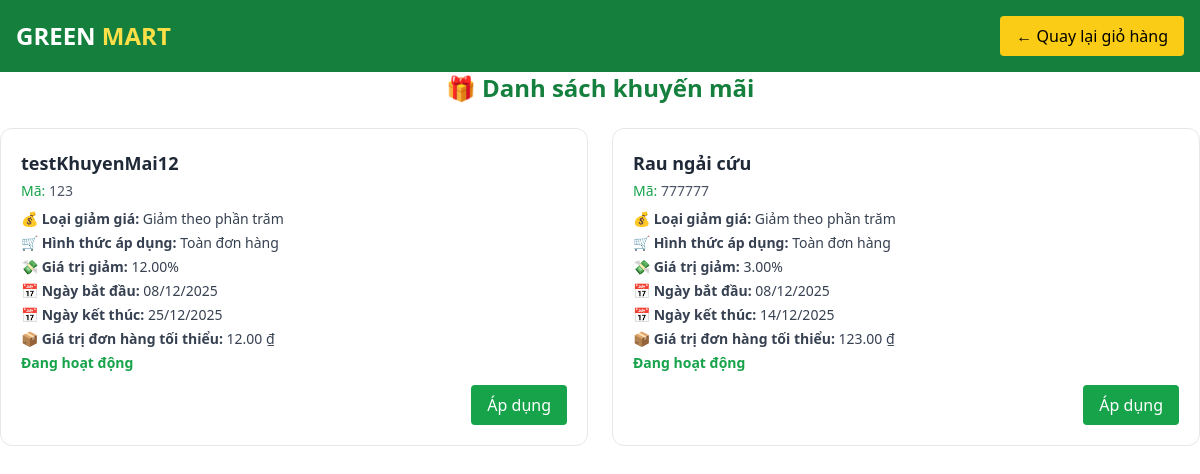
/promotions/ (signed in), run on the app's committed database.
### app/models.py (models this page shows, shortened)
class Promotion(models.Model):
    DISCOUNT_TYPE_CHOICES = [
        ('money', 'Giảm theo số tiền'),
        ('percent', 'Giảm theo phần trăm'),
    ]
    APPLY_TYPE_CHOICES = [
        ('product', 'Theo sản phẩm'),
        ('category', 'Theo danh mục'),
        ('order', 'Toàn đơn hàng'),
    ]
    user = models.ForeignKey(User, on_delete=models.CASCADE, blank=True, null=True, related_name="promotions")
    name = models.CharField(max_length=100)
    code = models.CharField(max_length=20, unique=True)
    discount_type = models.CharField(max_length=10, choices=DISCOUNT_TYPE_CHOICES)
    discount_value = models.DecimalField(max_digits=100000000, decimal_places=2)
    apply_type = models.CharField(max_length=10, choices=APPLY_TYPE_CHOICES, default='order')
    products = models.ManyToManyField('Product', blank=True)
    categories = models.ManyToManyField('Category', blank=True)
    start_date = models.DateTimeField(auto_now_add=True)
    end_date = models.DateTimeField()
    is_active = models.BooleanField(default=True)
    min_order_value = models.DecimalField(max_digits=10, decimal_places=2, default=0)

### app/views.py (the view)
# urls.py: path('promotions/', views.promotion_list, name='promotion_list'),
def promotion_list(request):
    promotions = Promotion.objects.filter(is_active=True)
    order = get_cart(request)
    return render(request, 'promotions_list.html', {
        'promotions': promotions,
        'order': order,
    })

### app/views.py (called while the page is built, shortened)
def get_cart(request):
    if request.user.is_authenticated:
        order, _ = Order.objects.get_or_create(
            customer=request.user,
            complete=False,
        )
    return order

### app/templates/promotions_list.html (shortened to what this page needs)
<!DOCTYPE html>
<html lang="en">
<head>
    <script src="https://cdn.tailwindcss.com"></script>
</head>
<header class="bg-green-700 text-white p-4 flex justify-between items-center">
    <a href="{% url 'home' %}" class="text-2xl font-bold">GREEN <span class="text-yellow-300">MART</span></a>
    <a href="{% url 'cart' %}" class="bg-yellow-400 text-black px-4 py-2 rounded hover:bg-yellow-300">
      ← Quay lại giỏ hàng
    </a>
  </header>
<body>
    <h2 class="text-2xl font-bold text-green-700 mb-6 text-center">🎁 Danh sách khuyến mãi</h2>
{% if promotions %}
<div class="grid md:grid-cols-2 gap-6">
      {% for promo in promotions %}
        <div class="border border-gray-200 rounded-xl p-5 hover:shadow-md transition">
          <h3 class="text-lg font-semibold text-gray-800 mb-1">{{ promo.name }}</h3>
          <p class="text-sm text-gray-600 mb-2">
            <span class="font-medium text-green-600">Mã:</span> {{ promo.code }}
          </p>
          <ul class="text-sm text-gray-700 space-y-1">
            <li>💰 <span class="font-semibold">Loại giảm giá:</span> {{ promo.get_discount_type_display }}</li>
            <li>🛒 <span class="font-semibold">Hình thức áp dụng:</span> {{ promo.get_apply_type_display }}</li>
            <li>💸 <span class="font-semibold">Giá trị giảm:</span>
              {% if promo.discount_type == 'percent' %}
                {{ promo.discount_value }}%
              {% else %}
                {{ promo.discount_value }} ₫
              {% endif %}
            </li>
            <li>📅 <span class="font-semibold">Ngày bắt đầu:</span> {{ promo.start_date|date:"d/m/Y" }}</li>
            <li>📅 <span class="font-semibold">Ngày kết thúc:</span> {{ promo.end_date|date:"d/m/Y" }}</li>
            <li>📦 <span class="font-semibold">Giá trị đơn hàng tối thiểu:</span> {{ promo.min_order_value }} ₫</li>
            <li>
              {% if promo.is_active %}
                <span class="text-green-600 font-semibold">Đang hoạt động</span>
              {% else %}
                <span class="text-red-500 font-semibold">Hết hạn</span>
              {% endif %}
            </li>
          </ul>
          <div class="mt-3 text-right">
          {% if order.promotion and order.promotion.id == promo.id %}
            <form method="post" action="{% url 'cancel_promotion' promo.id %}" class="mt-3">
            {% csrf_token %}
              <button type="submit" class="bg-red-600 text-white px-4 py-2 rounded hover:bg-green-500">
                Hủy Áp dụng
              </button>
            </form>
            {% else %}
            <form method="post" action="{% url 'use_promotion' promo.id %}" class="mt-3">
              <button type="submit" class="bg-green-600 text-white px-4 py-2 rounded hover:bg-green-500">
                Áp dụng
              </button>
            </form>
          {% endif %}
          </div>
        </div>
      {% endfor %}
    </div>
  {% else %}
    <p class="text-gray-600 text-center">Không có khuyến mãi nào.</p>
  {% endif %}
</body>
</html>

### data on the page
Promotion: name "testKhuyenMai12", code "123", discount_type "Giảm theo phần trăm", apply_type "Toàn đơn hàng", discount_value "12.00", start_date "08/12/2025", end_date "25/12/2025", min_order_value "12.00", is_active "Đang hoạt động"
Promotion: name "Rau ngải cứu", code "777777", discount_type "Giảm theo phần trăm", apply_type "Toàn đơn hàng", discount_value "3.00", start_date "08/12/2025", end_date "14/12/2025", min_order_value "123.00", is_active "Đang hoạt động"
